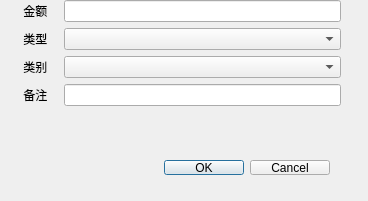
<?xml version="1.0" encoding="UTF-8"?>
<ui version="4.0">
 <class>Dialog</class>
 <widget class="QDialog" name="Dialog">
  <property name="geometry">
   <rect>
    <x>0</x>
    <y>0</y>
    <width>368</width>
    <height>201</height>
   </rect>
  </property>
  <property name="windowTitle">
   <string>Dialog</string>
  </property>
  <widget class="QWidget" name="formLayoutWidget">
   <property name="geometry">
    <rect>
     <x>0</x>
     <y>0</y>
     <width>341</width>
     <height>141</height>
    </rect>
   </property>
   <layout class="QFormLayout" name="formLayout">
    <item row="2" column="0">
     <widget class="QLabel" name="label_2">
      <property name="styleSheet">
       <string notr="true">font: bold 15pt &quot;微软雅黑&quot;;</string>
      </property>
      <property name="text">
       <string>       金额   </string>
      </property>
     </widget>
    </item>
    <item row="2" column="1">
     <widget class="QLineEdit" name="editAmount"/>
    </item>
    <item row="4" column="0">
     <widget class="QLabel" name="label">
      <property name="styleSheet">
       <string notr="true">font: bold 15pt &quot;微软雅黑&quot;;</string>
      </property>
      <property name="text">
       <string>       类型</string>
      </property>
     </widget>
    </item>
    <item row="4" column="1">
     <widget class="QComboBox" name="cmbType"/>
    </item>
    <item row="6" column="0">
     <widget class="QLabel" name="label_3">
      <property name="styleSheet">
       <string notr="true">font: bold 15pt &quot;微软雅黑&quot;;</string>
      </property>
      <property name="text">
       <string>       类别</string>
      </property>
     </widget>
    </item>
    <item row="6" column="1">
     <widget class="QComboBox" name="cmbCategory"/>
    </item>
    <item row="7" column="0">
     <widget class="QLabel" name="label_4">
      <property name="styleSheet">
       <string notr="true">font: bold 15pt &quot;微软雅黑&quot;;</string>
      </property>
      <property name="text">
       <string>       备注</string>
      </property>
     </widget>
    </item>
    <item row="7" column="1">
     <widget class="QLineEdit" name="editRemark"/>
    </item>
   </layout>
  </widget>
  <widget class="QDialogButtonBox" name="buttonBox">
   <property name="geometry">
    <rect>
     <x>90</x>
     <y>160</y>
     <width>240</width>
     <height>15</height>
    </rect>
   </property>
   <property name="orientation">
    <enum>Qt::Horizontal</enum>
   </property>
   <property name="standardButtons">
    <set>QDialogButtonBox::Cancel|QDialogButtonBox::Ok</set>
   </property>
  </widget>
 </widget>
 <resources/>
 <connections>
  <connection>
   <sender>buttonBox</sender>
   <signal>accepted()</signal>
   <receiver>Dialog</receiver>
   <slot>accept()</slot>
   <hints>
    <hint type="sourcelabel">
     <x>248</x>
     <y>254</y>
    </hint>
    <hint type="destinationlabel">
     <x>157</x>
     <y>274</y>
    </hint>
   </hints>
  </connection>
  <connection>
   <sender>buttonBox</sender>
   <signal>rejected()</signal>
   <receiver>Dialog</receiver>
   <slot>reject()</slot>
   <hints>
    <hint type="sourcelabel">
     <x>316</x>
     <y>260</y>
    </hint>
    <hint type="destinationlabel">
     <x>286</x>
     <y>274</y>
    </hint>
   </hints>
  </connection>
 </connections>
</ui>
